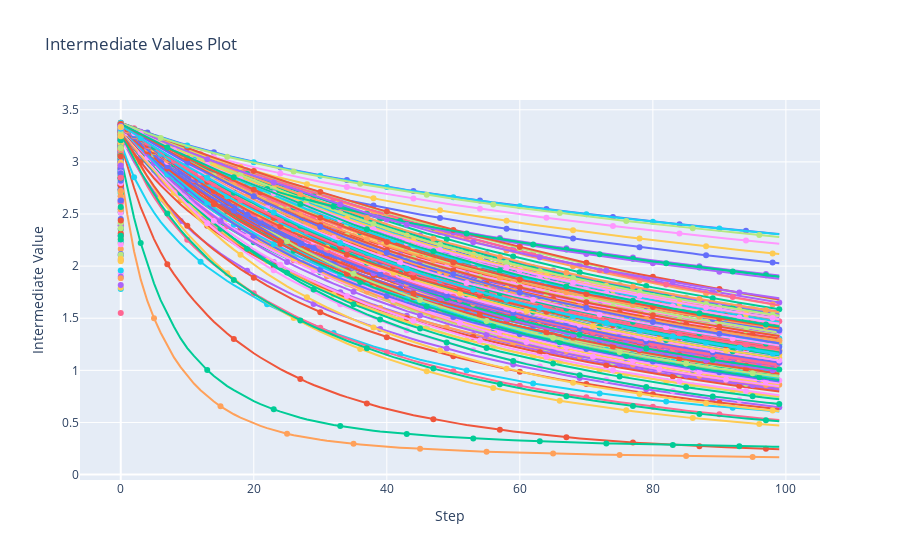

Notebook code for this chart:
### Code cell
optuna.visualization.plot_intermediate_values(study)
